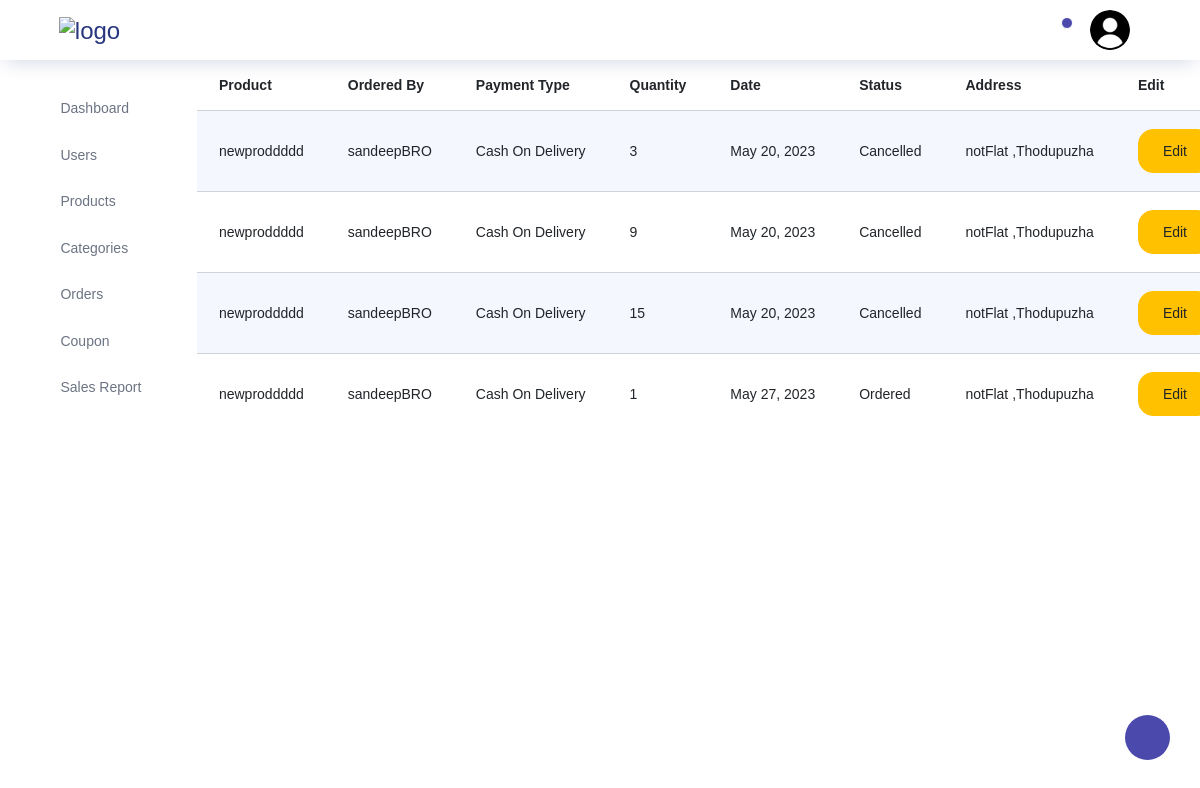
/storeadmin/orders/, run on the app's committed database.
### store/models.py (models this page shows)
class Orders(models.Model):
    user=models.ForeignKey(Customers,on_delete=models.CASCADE)
    product=models.ForeignKey(Products,on_delete=models.CASCADE)
    address=models.ForeignKey(Address,on_delete=models.CASCADE)
    orderdate=models.DateField(auto_now_add=True)
    orderstatus=models.CharField(max_length=200,default="pending")
    ordertype=models.CharField(max_length=200)
    quantity=models.PositiveIntegerField()

class Products(models.Model):
    name=models.CharField(max_length=200,unique=True)
    price = models.DecimalField(max_digits=10, decimal_places=2)
    quantity=models.PositiveIntegerField()
    category=models.ForeignKey(Category,on_delete=models.CASCADE)
    description=models.TextField(blank=True)
    image1=models.ImageField(upload_to='store/products/', blank=True)
    image2=models.ImageField(upload_to='store/products/', blank=True)
    image3=models.ImageField(upload_to='store/products/', blank=True)
    image4=models.ImageField(upload_to='store/products/', blank=True)

class Customers(models.Model):
    username=models.CharField(max_length=200,unique=True)
    name=models.CharField(max_length=200)
    email=models.CharField(max_length=200)
    phonenumber=models.IntegerField(max_length=200)
    password=models.CharField(max_length=200)
    repassword=models.CharField(max_length=200)
    isblocked=models.BooleanField(default=False)

class Address(models.Model):
    customer=models.ForeignKey(Customers,on_delete=models.CASCADE)
    country=models.CharField(max_length=200)
    state=models.CharField(max_length=200)
    district=models.CharField(max_length=200)
    locality=models.CharField(max_length=200)
    house=models.CharField(max_length=200)
    pincode=models.PositiveIntegerField()

### storeadmin/views.py (the view)
# urls.py: path("orders/",views.orders,name="admin_orders"),
def orders(request):
    orderobjs=Orders.objects.all()
    return render(request,"storeadmin/orders/orders.html",{"orderobjs":orderobjs})

### storeadmin/templates/storeadmin/orders/orders.html (shortened to what this page needs)
{% extends 'storeadmin/index.html' %}
{% block content %}
<div class="container-fluid">
    <div class="row">
        <table class="table table-striped">
          <thead>
            <tr>
              <th>Product</th>
              <th>Ordered By</th>
              <th>Payment Type</th>
              <th>Quantity</th>
              <th>Date</th>
              <th>Status</th>
              <th>Address</th>
              <th>Edit</th>
            </tr>
          </thead>
          <tbody>
            {% for item in orderobjs %}
            <tr>
              <td>{{ item.product.name }}</td>
              <td>{{ item.user.name }}</td>
              <td>{{ item.ordertype }}</td>
              <td>{{ item.quantity }}</td>
              <td>{{ item.orderdate }}</td>
              <td>{{ item.orderstatus }}</td>
              <td>{{ item.address.house }} ,{{ item.address.locality }}</td>
              <td><a href={% url 'admin_editorderstatus' item.id %}><button class="btn edit-btn btn-warning">Edit</button></a></td>
            </tr>
            {% endfor %}
          </tbody>
        </table>
    </div>
</div>
{% endblock content %}

### data on the page
Orders: product.name "newproddddd", user.name "sandeepBRO", ordertype "Cash On Delivery", quantity "3", orderdate "May 20, 2023", orderstatus "Cancelled", address.house "notFlat", address.locality "Thodupuzha"
Orders: product.name "newproddddd", user.name "sandeepBRO", ordertype "Cash On Delivery", quantity "9", orderdate "May 20, 2023", orderstatus "Cancelled", address.house "notFlat", address.locality "Thodupuzha"
Orders: product.name "newproddddd", user.name "sandeepBRO", ordertype "Cash On Delivery", quantity "15", orderdate "May 20, 2023", orderstatus "Cancelled", address.house "notFlat", address.locality "Thodupuzha"
Orders: product.name "newproddddd", user.name "sandeepBRO", ordertype "Cash On Delivery", quantity "1", orderdate "May 27, 2023", orderstatus "Ordered", address.house "notFlat", address.locality "Thodupuzha"
